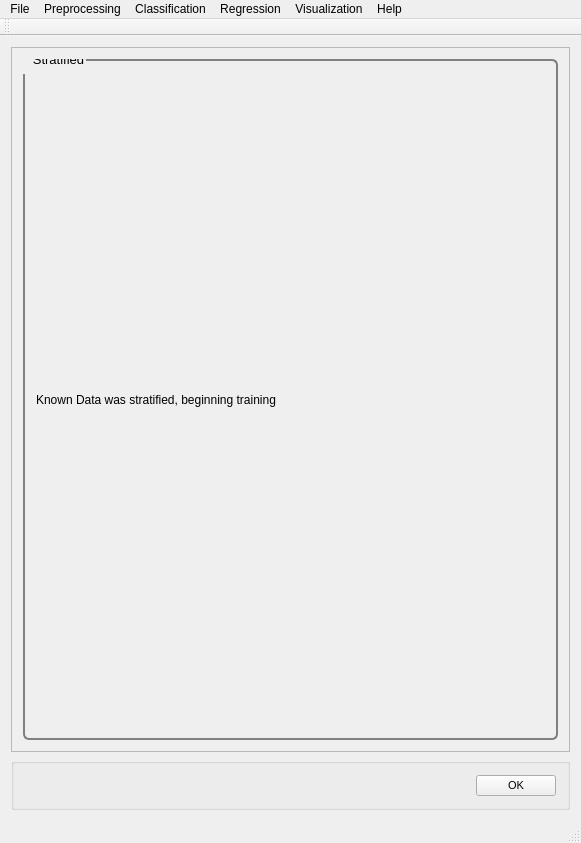
<?xml version="1.0" encoding="UTF-8"?>
<ui version="4.0">
 <class>MainWindow</class>
 <widget class="QMainWindow" name="MainWindow">
  <property name="geometry">
   <rect>
    <x>0</x>
    <y>0</y>
    <width>581</width>
    <height>843</height>
   </rect>
  </property>
  <property name="windowTitle">
   <string>PYSAT</string>
  </property>
  <widget class="QWidget" name="centralWidget">
   <layout class="QVBoxLayout" name="verticalLayout_9">
    <item>
     <widget class="QScrollArea" name="scrollArea">
      <property name="widgetResizable">
       <bool>true</bool>
      </property>
      <widget class="QWidget" name="scrollAreaWidgetContents_2">
       <property name="geometry">
        <rect>
         <x>0</x>
         <y>0</y>
         <width>561</width>
         <height>721</height>
        </rect>
       </property>
       <property name="font">
        <font>
         <pointsize>8</pointsize>
        </font>
       </property>
       <property name="styleSheet">
        <string notr="true">QGroupBox {
  border: 2px solid gray;
  border-radius: 6px;
  margin-top: 0.5em;
}

QGroupBox::title {

  padding-top: -14px;
  padding-left: 8px;
}
</string>
       </property>
       <layout class="QVBoxLayout" name="verticalLayout_8">
        <item>
         <widget class="QGroupBox" name="stratified">
          <property name="font">
           <font>
            <pointsize>10</pointsize>
           </font>
          </property>
          <property name="title">
           <string>Stratified</string>
          </property>
          <layout class="QVBoxLayout" name="CrossValid_3">
           <item>
            <layout class="QHBoxLayout" name="horizontalLayout_12">
             <item>
              <layout class="QVBoxLayout" name="verticalLayout_23">
               <item>
                <widget class="QLabel" name="label_16">
                 <property name="text">
                  <string>Known Data was stratified, beginning training</string>
                 </property>
                </widget>
               </item>
              </layout>
             </item>
            </layout>
           </item>
          </layout>
         </widget>
        </item>
       </layout>
      </widget>
     </widget>
    </item>
    <item>
     <widget class="QGroupBox" name="OK">
      <layout class="QHBoxLayout" name="ok">
       <item>
        <spacer name="horizontalSpacer_5">
         <property name="orientation">
          <enum>Qt::Horizontal</enum>
         </property>
         <property name="sizeHint" stdset="0">
          <size>
           <width>40</width>
           <height>20</height>
          </size>
         </property>
        </spacer>
       </item>
       <item>
        <widget class="QPushButton" name="okButton">
         <property name="font">
          <font>
           <pointsize>8</pointsize>
          </font>
         </property>
         <property name="mouseTracking">
          <bool>false</bool>
         </property>
         <property name="text">
          <string>OK</string>
         </property>
        </widget>
       </item>
      </layout>
     </widget>
    </item>
   </layout>
  </widget>
  <widget class="QToolBar" name="mainToolBar">
   <attribute name="toolBarArea">
    <enum>TopToolBarArea</enum>
   </attribute>
   <attribute name="toolBarBreak">
    <bool>false</bool>
   </attribute>
  </widget>
  <widget class="QStatusBar" name="statusBar"/>
  <widget class="QMenuBar" name="menuBar">
   <property name="geometry">
    <rect>
     <x>0</x>
     <y>0</y>
     <width>581</width>
     <height>21</height>
    </rect>
   </property>
   <widget class="QMenu" name="menuFile">
    <property name="title">
     <string>File</string>
    </property>
    <addaction name="actionLoad_Refence_Data"/>
    <addaction name="actionLoad_Unknown_Data"/>
    <addaction name="actionSet_output_location"/>
    <addaction name="separator"/>
    <addaction name="actionSave_Current_Plots"/>
    <addaction name="actionSave_Current_Data"/>
    <addaction name="separator"/>
    <addaction name="actionCreate_New_Workflow"/>
    <addaction name="actionSave_Current_Workflow"/>
    <addaction name="separator"/>
    <addaction name="actionExit"/>
   </widget>
   <widget class="QMenu" name="menuPreprocessing">
    <property name="title">
     <string>Preprocessing</string>
    </property>
    <widget class="QMenu" name="menuBaseline_Removal">
     <property name="title">
      <string>Baseline Removal</string>
     </property>
     <addaction name="actionALS"/>
     <addaction name="actionDietrich"/>
     <addaction name="actionPolyFit"/>
     <addaction name="actionAirPLS"/>
     <addaction name="actionFABC"/>
     <addaction name="actionKK"/>
     <addaction name="actionMario"/>
     <addaction name="actionMedian"/>
     <addaction name="actionRubberband"/>
     <addaction name="actionUndecimated_Wavelet"/>
    </widget>
    <widget class="QMenu" name="menuCalibration_Transfer">
     <property name="title">
      <string>Calibration Transfer</string>
     </property>
     <addaction name="actionRatio"/>
     <addaction name="actionTommy_s_Methgod"/>
     <addaction name="actionPiecewise_Direct_Standardization"/>
     <addaction name="actionOthers_3"/>
    </widget>
    <addaction name="actionNormalization"/>
    <addaction name="actionNoise_Reduction"/>
    <addaction name="actionApply_Mask"/>
    <addaction name="actionInterpolate"/>
    <addaction name="actionInstrument_Response"/>
    <addaction name="menuBaseline_Removal"/>
    <addaction name="menuCalibration_Transfer"/>
    <addaction name="actionICA_2"/>
    <addaction name="actionPCA_2"/>
   </widget>
   <widget class="QMenu" name="menuRegression">
    <property name="title">
     <string>Regression</string>
    </property>
    <addaction name="actionCross_Validation"/>
    <addaction name="actionTrain"/>
    <addaction name="actionPredict"/>
    <addaction name="actionCreate_N_Folds"/>
    <addaction name="actionCreate_Test_Folds"/>
   </widget>
   <widget class="QMenu" name="menuHelp">
    <property name="title">
     <string>Help</string>
    </property>
    <addaction name="actionIndex"/>
    <addaction name="actionContent_2"/>
    <addaction name="separator"/>
    <addaction name="actionAbout"/>
    <addaction name="actionAbout_QtCreator"/>
   </widget>
   <widget class="QMenu" name="menuClassification">
    <property name="title">
     <string>Classification</string>
    </property>
    <widget class="QMenu" name="menuSupervised">
     <property name="title">
      <string>Supervised</string>
     </property>
     <addaction name="actionPLS_DA"/>
     <addaction name="actionSIMCA"/>
    </widget>
    <widget class="QMenu" name="menuClustering">
     <property name="title">
      <string>Clustering</string>
     </property>
     <addaction name="actionK_means"/>
     <addaction name="actionHierarchical_2"/>
    </widget>
    <addaction name="menuSupervised"/>
    <addaction name="menuClustering"/>
   </widget>
   <widget class="QMenu" name="menuVisualization">
    <property name="title">
     <string>Visualization</string>
    </property>
    <addaction name="actionLine_Plot"/>
    <addaction name="action1_to_1_Plot"/>
    <addaction name="actionScatter_Plot"/>
   </widget>
   <addaction name="menuFile"/>
   <addaction name="menuPreprocessing"/>
   <addaction name="menuClassification"/>
   <addaction name="menuRegression"/>
   <addaction name="menuVisualization"/>
   <addaction name="menuHelp"/>
  </widget>
  <action name="actionLoad_Refence_Data">
   <property name="text">
    <string>Load Refence Data</string>
   </property>
  </action>
  <action name="actionLoad_Unknown_Data">
   <property name="text">
    <string>Load Unknown Data</string>
   </property>
  </action>
  <action name="actionSave_Current_Workflow">
   <property name="text">
    <string>Save Current Workflow</string>
   </property>
  </action>
  <action name="actionSave_Current_Plots">
   <property name="text">
    <string>Save Current Plots</string>
   </property>
  </action>
  <action name="actionSave_Current_Data">
   <property name="text">
    <string>Save Current Data</string>
   </property>
  </action>
  <action name="actionCreate_New_Workflow">
   <property name="text">
    <string>Create New Workflow</string>
   </property>
  </action>
  <action name="actionNoise_Reduction">
   <property name="text">
    <string>Noise Reduction</string>
   </property>
  </action>
  <action name="actionApply_Mask">
   <property name="text">
    <string>Apply Mask</string>
   </property>
  </action>
  <action name="actionInterpolate">
   <property name="text">
    <string>Interpolate (unknown to known)</string>
   </property>
  </action>
  <action name="actionInstrument_Response">
   <property name="text">
    <string>Instrument Response</string>
   </property>
  </action>
  <action name="actionALS">
   <property name="text">
    <string>ALS</string>
   </property>
  </action>
  <action name="actionDietrich">
   <property name="text">
    <string>Dietrich</string>
   </property>
  </action>
  <action name="actionPolyFit">
   <property name="text">
    <string>PolyFit</string>
   </property>
  </action>
  <action name="actionAirPLS">
   <property name="text">
    <string>AirPLS</string>
   </property>
  </action>
  <action name="actionFABC">
   <property name="text">
    <string>FABC</string>
   </property>
  </action>
  <action name="actionKK">
   <property name="text">
    <string>KK</string>
   </property>
  </action>
  <action name="actionMario">
   <property name="text">
    <string>Mario</string>
   </property>
  </action>
  <action name="actionMedian">
   <property name="text">
    <string>Median</string>
   </property>
  </action>
  <action name="actionRubberband">
   <property name="text">
    <string>Rubberband</string>
   </property>
  </action>
  <action name="actionUndecimated_Wavelet">
   <property name="text">
    <string>Undecimated Wavelet</string>
   </property>
  </action>
  <action name="actionRatio">
   <property name="text">
    <string>Ratio</string>
   </property>
  </action>
  <action name="actionTommy_s_Methgod">
   <property name="text">
    <string>Tommy's Method</string>
   </property>
  </action>
  <action name="actionPiecewise_Direct_Standardization">
   <property name="text">
    <string>Piecewise Direct Standardization</string>
   </property>
  </action>
  <action name="actionPCA">
   <property name="text">
    <string>PCA</string>
   </property>
  </action>
  <action name="actionICA">
   <property name="text">
    <string>ICA</string>
   </property>
  </action>
  <action name="actionK_Means">
   <property name="text">
    <string>K-Means</string>
   </property>
  </action>
  <action name="actionHierarchical">
   <property name="text">
    <string>Hierarchical</string>
   </property>
  </action>
  <action name="actionOthers">
   <property name="text">
    <string>Others...</string>
   </property>
  </action>
  <action name="actionOthers_2">
   <property name="text">
    <string>Others...</string>
   </property>
  </action>
  <action name="actionOthers_3">
   <property name="text">
    <string>Others...</string>
   </property>
  </action>
  <action name="actionPLS">
   <property name="text">
    <string>PLS</string>
   </property>
  </action>
  <action name="actionSM_PLS">
   <property name="text">
    <string>SM-PLS</string>
   </property>
  </action>
  <action name="actionICA_Regression">
   <property name="text">
    <string>ICA Regression</string>
   </property>
  </action>
  <action name="actionGaussian_Process">
   <property name="text">
    <string>Gaussian Process</string>
   </property>
  </action>
  <action name="actionMLP">
   <property name="text">
    <string>MLP</string>
   </property>
  </action>
  <action name="actionSVM">
   <property name="text">
    <string>SVM</string>
   </property>
  </action>
  <action name="actionOthers_4">
   <property name="text">
    <string>Others...</string>
   </property>
  </action>
  <action name="actionOthers_5">
   <property name="text">
    <string>Others...</string>
   </property>
  </action>
  <action name="actionIndex">
   <property name="text">
    <string>Index</string>
   </property>
  </action>
  <action name="actionContent_2">
   <property name="text">
    <string>Content</string>
   </property>
  </action>
  <action name="actionAbout">
   <property name="text">
    <string>About...</string>
   </property>
  </action>
  <action name="actionAbout_QtCreator">
   <property name="text">
    <string>About Qt...</string>
   </property>
  </action>
  <action name="actionExit">
   <property name="text">
    <string>Exit</string>
   </property>
  </action>
  <action name="actionNormalization">
   <property name="text">
    <string>Normalization</string>
   </property>
  </action>
  <action name="actionICA_2">
   <property name="text">
    <string>ICA</string>
   </property>
  </action>
  <action name="actionPCA_2">
   <property name="text">
    <string>PCA</string>
   </property>
  </action>
  <action name="actionPLS_DA">
   <property name="text">
    <string>PLS-DA</string>
   </property>
  </action>
  <action name="actionSIMCA">
   <property name="text">
    <string>SIMCA</string>
   </property>
  </action>
  <action name="actionK_means">
   <property name="text">
    <string>K-means</string>
   </property>
  </action>
  <action name="actionHierarchical_2">
   <property name="text">
    <string>Hierarchical</string>
   </property>
  </action>
  <action name="actionCross_Validation">
   <property name="text">
    <string>Cross Validation</string>
   </property>
  </action>
  <action name="actionTrain">
   <property name="text">
    <string>Train</string>
   </property>
  </action>
  <action name="actionPredict">
   <property name="text">
    <string>Predict</string>
   </property>
  </action>
  <action name="actionLine_Plot">
   <property name="text">
    <string>Line Plot</string>
   </property>
  </action>
  <action name="action1_to_1_Plot">
   <property name="text">
    <string>1 to 1 Plot</string>
   </property>
  </action>
  <action name="actionScatter_Plot">
   <property name="text">
    <string>Scatter Plot</string>
   </property>
  </action>
  <action name="actionSet_output_location">
   <property name="text">
    <string>Output Location</string>
   </property>
  </action>
  <action name="actionCreate_N_Folds">
   <property name="text">
    <string>Create N Folds</string>
   </property>
  </action>
  <action name="actionCreate_Test_Folds">
   <property name="text">
    <string>Create Test Folds</string>
   </property>
  </action>
 </widget>
 <layoutdefault spacing="6" margin="11"/>
 <resources/>
 <connections/>
</ui>
